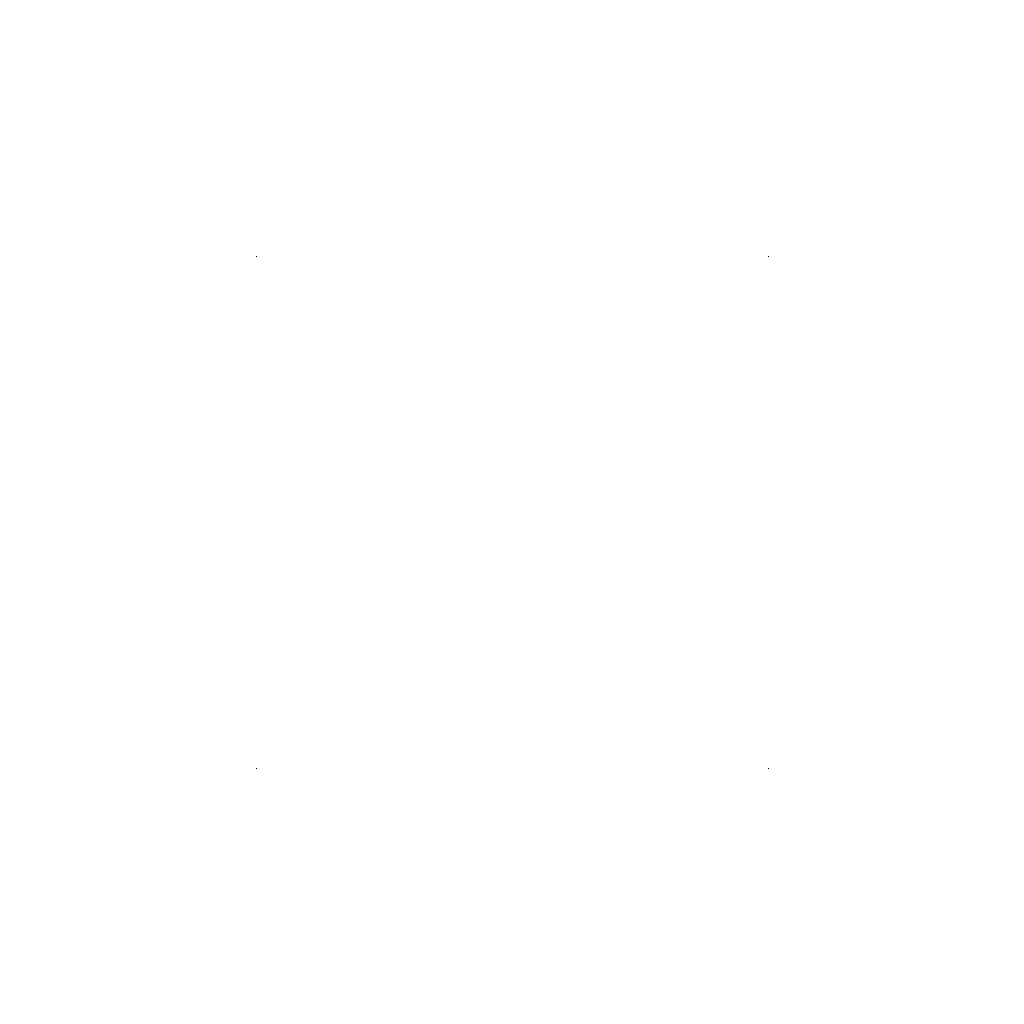
Frame 1 (no input)
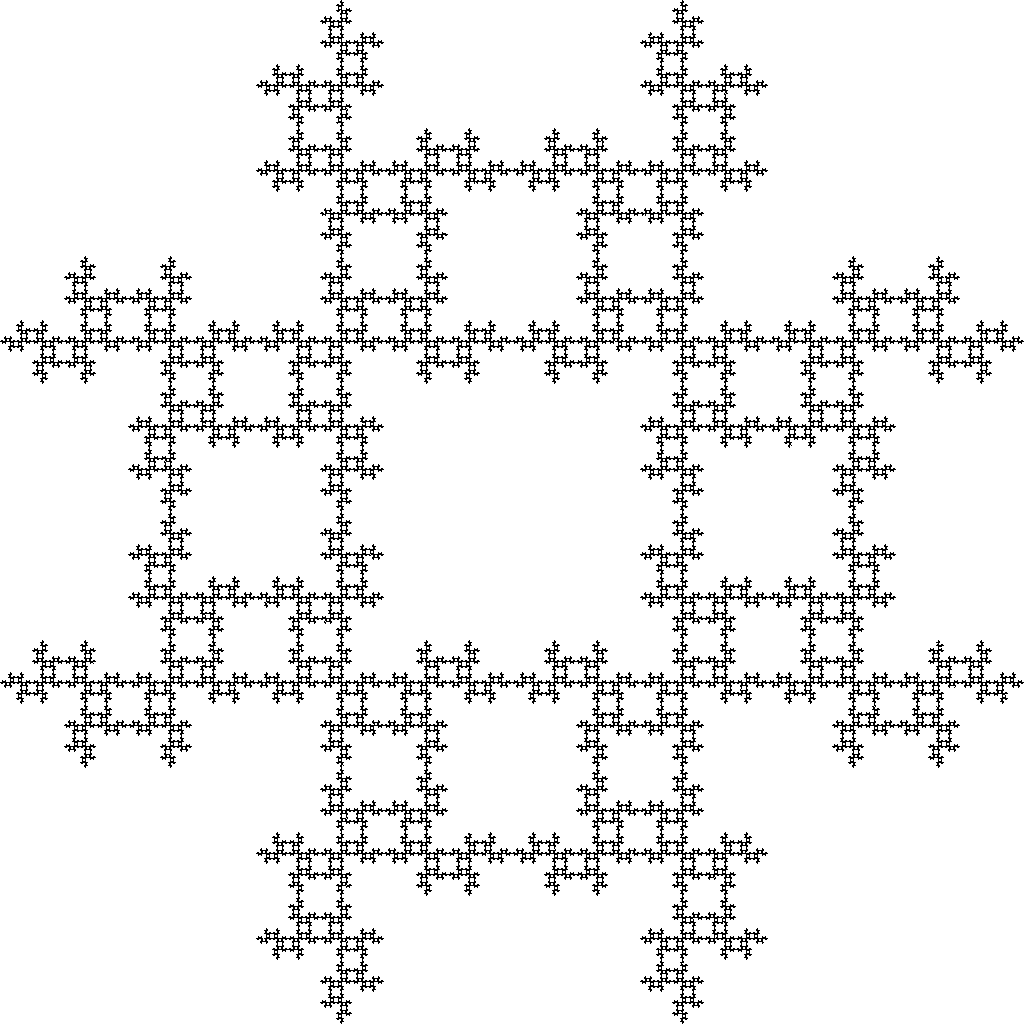
Frame 60 (the mouse pressed at the canvas centre just before this capture)
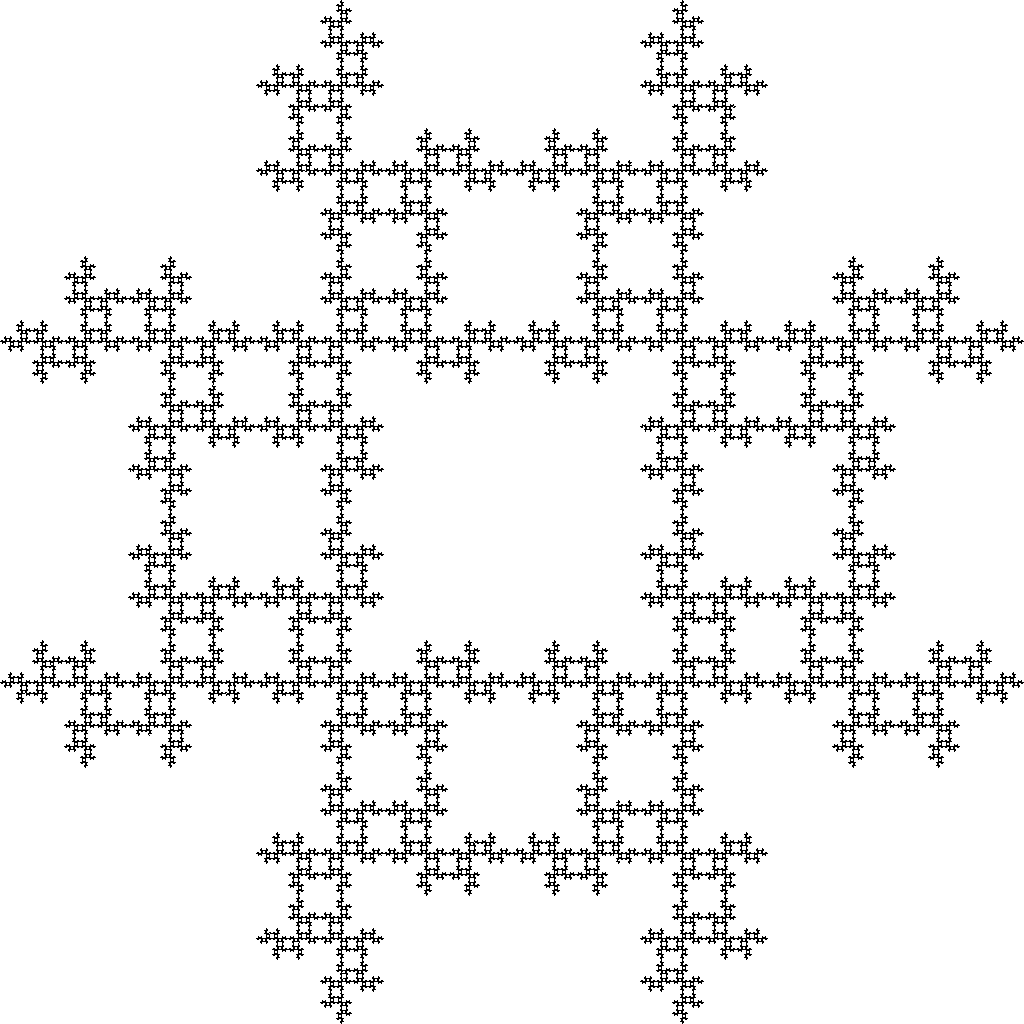
Frame 120 (the mouse held since frame 60 and released just before this capture)

The Processing sketch that drew these frames (run headless with seeded random() and noise(); from frame 60 on, the mouse is pressed at the canvas centre):

// Processing sketch: ChaosGame
// ── ChaosGame.pde
class Particle{
  PVector lastVert;
  PVector pos;
  Particle(){
    pos=new PVector(width/2,height/2);
    lastVert=new PVector(-1,-1);
  }
  void update(){
    PVector v=randVert().copy();
    while(!isValidVertexSwap(lastVert,v)){
      v=randVert().copy();
    }
    pos.add(v);
    pos.mult(0.5);
    lastVert=v.copy();
    //stroke(0,5);
    //line(oldx,oldy,pos.x,pos.y);
  }
  void display(){
    //stroke(color(255,0,0,20));
    set(int(pos.x),int(pos.y),color(0,0,0));
    //noFill();
    //stroke(color(0,10));
    //point(pos.x,pos.y);
    //fill(0);
    //rect(pos.x-5,pos.y-5,10,10);
  }
  
}
PVector randVert(){
  return verts.get(int(random(verts.size())));
}
int[]list=new int[]{0,1,2,3};
boolean isValidVertexSwap(PVector a,PVector b){
  int ia=verts.indexOf(a);
  int ib=verts.indexOf(b);
  //println(ia);//TODO: Why is ia==-1?
  return ia!=ib;
  //return list[ia]!=ib;
  //int offset=0;
  //return (ib%4)!=((ia+offset)%4);
  //return ia!=ib;
  //return ib!=(1+ia);
  //return ia!=(ib+3)%4;
  //return ia!=(ib);
  //return ia!=ib+1&&ia!=ib+3;
}
int mod(int a,int b){
  if(a<0)while(a<b)a+=b;
  while(a>b)a-=b;
  return a;
}
ArrayList<PVector>verts=new ArrayList<PVector>();
ArrayList<Particle>particles=new ArrayList<Particle>();
void setup(){
  size(1024,1024);
  verts.add(new PVector(0,0));
  verts.add(new PVector(1024,0));
  verts.add(new PVector(0,1024));
  verts.add(new PVector(1024,1024));
  for(int i=0;i<500000;i++)particles.add(new Particle());
}
void draw(){
  background(255);
  iterate();
  for(Particle p:particles)p.display();
  surface.setTitle("ChaosGame, frameRate="+nf(frameRate,2,3));
}
void mousePressed(){
  iterate();
}
void iterate(){
  for(Particle p:particles)p.update();
}
